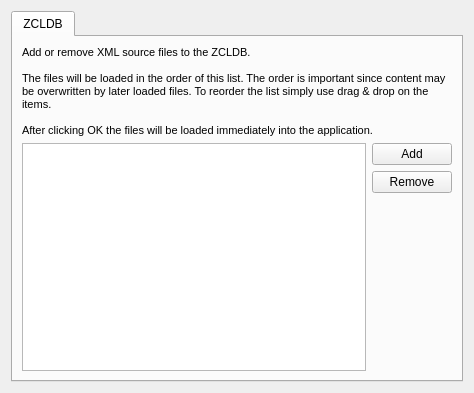
<?xml version="1.0" encoding="UTF-8"?>
<ui version="4.0">
 <class>zmSettingsZcldb</class>
 <widget class="QWidget" name="zmSettingsZcldb">
  <property name="geometry">
   <rect>
    <x>0</x>
    <y>0</y>
    <width>474</width>
    <height>393</height>
   </rect>
  </property>
  <property name="windowTitle">
   <string>Form</string>
  </property>
  <layout class="QHBoxLayout" name="horizontalLayout_2">
   <item>
    <widget class="QTabWidget" name="tabWidget">
     <widget class="QWidget" name="ZCLDB">
      <attribute name="icon">
       <iconset resource="zm_resources.qrc">
        <normaloff>:/icons/faenza/text-xml.png</normaloff>:/icons/faenza/text-xml.png</iconset>
      </attribute>
      <attribute name="title">
       <string>ZCLDB</string>
      </attribute>
      <layout class="QVBoxLayout" name="verticalLayout">
       <item>
        <widget class="QLabel" name="label_2">
         <property name="text">
          <string>&lt;!DOCTYPE HTML PUBLIC &quot;-//W3C//DTD HTML 4.0//EN&quot; &quot;http://www.w3.org/TR/REC-html40/strict.dtd&quot;&gt;
&lt;html&gt;&lt;head&gt;&lt;meta name=&quot;qrichtext&quot; content=&quot;1&quot; /&gt;&lt;style type=&quot;text/css&quot;&gt;
p, li { white-space: pre-wrap; }
&lt;/style&gt;&lt;/head&gt;&lt;body style=&quot; font-family:'MS Shell Dlg 2'; font-size:8.25pt; font-weight:400; font-style:normal;&quot;&gt;
&lt;p style=&quot; margin-top:0px; margin-bottom:0px; margin-left:0px; margin-right:0px; -qt-block-indent:0; text-indent:0px;&quot;&gt;&lt;span style=&quot; font-size:8pt;&quot;&gt;Add or remove XML source files to the ZCLDB.&lt;/span&gt;&lt;/p&gt;
&lt;p style=&quot;-qt-paragraph-type:empty; margin-top:0px; margin-bottom:0px; margin-left:0px; margin-right:0px; -qt-block-indent:0; text-indent:0px; font-size:8pt;&quot;&gt;&lt;/p&gt;
&lt;p style=&quot; margin-top:0px; margin-bottom:0px; margin-left:0px; margin-right:0px; -qt-block-indent:0; text-indent:0px;&quot;&gt;&lt;span style=&quot; font-size:8pt;&quot;&gt;The files will be loaded in the order of this list. The order is important since content may be overwritten by later loaded files. To reorder the list simply use drag &amp;amp; drop on the items.&lt;/span&gt;&lt;/p&gt;
&lt;p style=&quot;-qt-paragraph-type:empty; margin-top:0px; margin-bottom:0px; margin-left:0px; margin-right:0px; -qt-block-indent:0; text-indent:0px; font-size:8pt;&quot;&gt;&lt;/p&gt;
&lt;p style=&quot; margin-top:0px; margin-bottom:0px; margin-left:0px; margin-right:0px; -qt-block-indent:0; text-indent:0px;&quot;&gt;&lt;span style=&quot; font-size:8pt;&quot;&gt;After clicking OK the files will be loaded immediately into the application.&lt;/span&gt;&lt;/p&gt;&lt;/body&gt;&lt;/html&gt;</string>
         </property>
         <property name="wordWrap">
          <bool>true</bool>
         </property>
        </widget>
       </item>
       <item>
        <layout class="QHBoxLayout" name="horizontalLayout">
         <item>
          <widget class="QListView" name="listView"/>
         </item>
         <item>
          <layout class="QVBoxLayout" name="verticalLayout_2">
           <item>
            <widget class="QPushButton" name="addButton">
             <property name="text">
              <string>Add</string>
             </property>
            </widget>
           </item>
           <item>
            <widget class="QPushButton" name="removeButton">
             <property name="text">
              <string>Remove</string>
             </property>
            </widget>
           </item>
           <item>
            <spacer name="verticalSpacer">
             <property name="orientation">
              <enum>Qt::Vertical</enum>
             </property>
             <property name="sizeHint" stdset="0">
              <size>
               <width>20</width>
               <height>40</height>
              </size>
             </property>
            </spacer>
           </item>
          </layout>
         </item>
        </layout>
       </item>
      </layout>
     </widget>
    </widget>
   </item>
  </layout>
 </widget>
 <resources>
  <include location="zm_resources.qrc"/>
 </resources>
 <connections/>
</ui>
